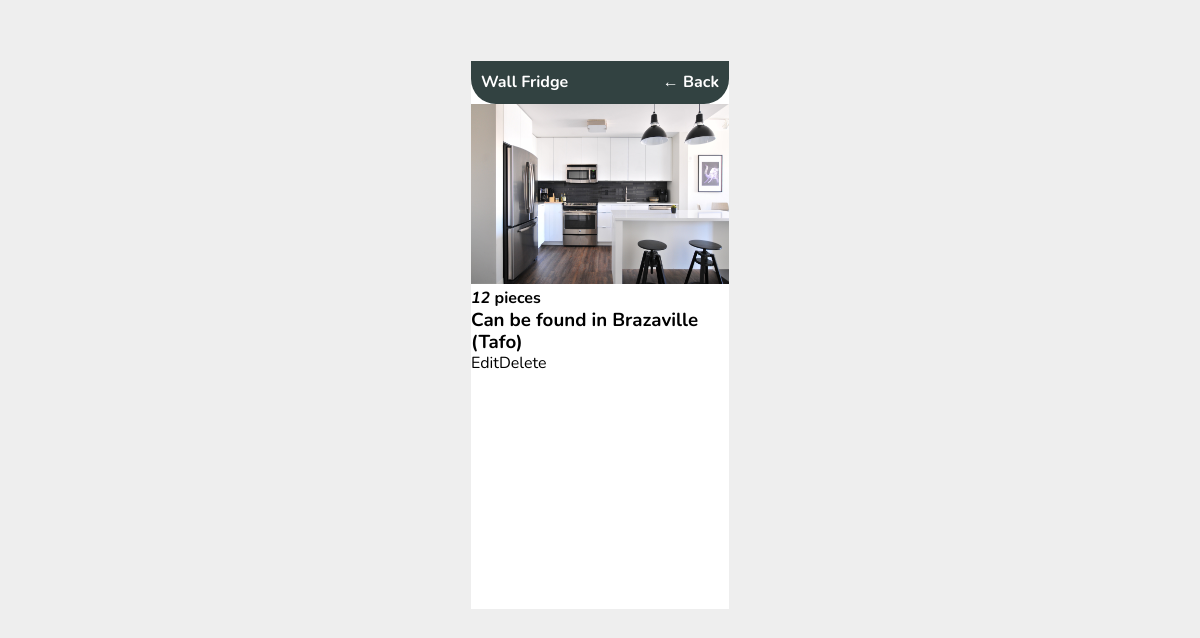
The app's page /item-details/11/ (signed in) with its own data.
### base/models.py (models this page shows, shortened)
class Item(models.Model):
    name = models.CharField(max_length = 50)
    home_name = models.ForeignKey(Home, on_delete=models.CASCADE, null=True)
    quantity = models.IntegerField(default = 0)
    item_img = models.ImageField(null = True)
    created = models.DateTimeField(auto_now_add=True)
    updated = models.DateTimeField(auto_now = True)
    class Meta:
        ordering = ['-updated','-created']

class Home(models.Model):
    name = models.CharField(max_length=200)
    owner = models.ForeignKey(User, on_delete=models.CASCADE, null=True)
    city = models.ForeignKey(City, on_delete=models.SET_NULL, null= True)
    created = models.DateTimeField(auto_now_add=True)
    house_pic = models.ImageField(null = True)
    class Meta:
        ordering = ['-created']

class City(models.Model):
    name = models.CharField(max_length=200)
    def __str__(self):
        return self.name

### base/views.py (the view)
# urls.py: path('item-details/<str:pk>/', views.itemDetails, name='details'),
@login_required(login_url='login')
def itemDetails(request, pk):
    item = Item.objects.get(id = pk)
    context = {'item':item}
    return render(request, 'base/item-detail.html', context)

### base/templates/base/item-detail.html
  {% extends 'main.html' %}
  {% block content %}
   <head>
    {% load static %}
    <link rel="stylesheet" href="{% static 'styles/item-detail.css' %}">
   </head>
<div class="container">
    <div class="top-header clearfix">
        <p style="display: inline; text-transform: capitalize;">{{item.name}}</p>
        <p style="float: right;"> <a style="color: #fff;" href="{% url 'home-item' item.home_name.id %}">&#8592; Back</a></p>
    </div>
    <div class="form-container">
        <div class="inner-cont">
            <div class="img-cont">
                <img class="dash-img" src="{{item.item_img.url}}" alt="alt" height="180px" width="100%">
               <div class="img-cont-p"><p><b><i>{{item.quantity}}</i> piece{{ item.quantity|pluralize:"s" }}</b></p></div>
            </div>
            <h3 class="text"><b>Can be found in <span style="text-transform:capitalize;">{{item.home_name.name}} ({{item.home_name.city}})</span></b></h3>
            <div class="clearfix button-container">
                <div style="display: inline; float: left;">
                    <a id="button1" href="{% url 'update' item.id %}">Edit</a>
                </div>
               <div style="display: inline; float: left;">
                   <a id="button3" href="{% url 'delete' item.id %}">Delete</a>
               </div>
            </div>
        </div>
    </div>
</div>
{% endblock content %}

### static/styles/styles.css (style rules this page uses)
* { margin: 0px; line-height: 1.2em; }
* a { text-decoration: none; color: #000; }
body { font-family: 'Nunito', sans-serif; padding-top: 60px; background-color: #eee; }
.container { background-color:#fff; border: 1px solid #eee; width: 260px; margin: auto; min-height: 550px; box-sizing: border-box; }
.top-header { margin-top: 0px; padding:12px 10px; color: #fff; font-weight: bold; border-bottom-right-radius: 25px; border-bottom-left-radius: 25px; background-color: rgba(50, 66, 65, 1); }

### records on screen
Item: name "Wall Fridge", item_img (picture), quantity "12", home_name.name "Brazaville", home_name.city "Tafo"
